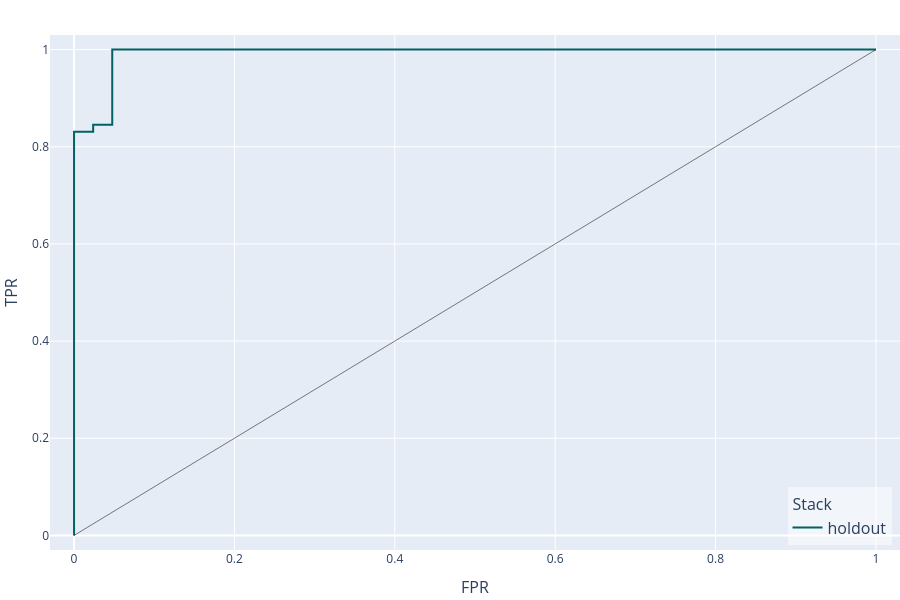

Notebook code cell kept with this figure:
### Code cell
experionml.stack.plot_roc(rows="holdout")

### Figure 1 — Plotly figure (JSON) as saved in the notebook; plotly's stock layout.template omitted (floating-point values rounded to 4 significant figures)
{"data": [{"hovertemplate": "(%{x}, %{y})<extra>Stack - holdout</extra>", "legendgroup": "Stack", "legendgrouptitle": {"font": {"size": 16}, "text": "Stack"}, "line": {"color": "rgb(0, 98, 98)", "dash": "solid", "width": 2}, "marker": {"color": "rgb(0, 98, 98)", "line": {"color": "rgba(255, 255, 255, 0.9)", "width": 1}, "size": 8, "symbol": "circle"}, "mode": "lines", "name": "holdout", "showlegend": true, "type": "scatter", "x": [0.0, 0.0, 0.0, 0.02381, 0.02381, 0.04762, 0.04762, 1.0], "xaxis": "x", "y": [0.0, 0.01408, 0.831, 0.831, 0.8451, 0.8451, 1.0, 1.0], "yaxis": "y"}], "layout": {"font": {"size": 12}, "height": 600, "hoverlabel": {"font": {"size": 16}}, "legend": {"bgcolor": "rgba(255, 255, 255, 0.5)", "font": {"size": 16}, "groupclick": "toggleitem", "traceorder": "grouped", "x": 0.99, "xanchor": "right", "y": 0.01, "yanchor": "bottom"}, "margin": {"b": 50, "l": 50, "pad": 0, "r": 0, "t": 35}, "shapes": [{"line": {"color": "black", "width": 1}, "opacity": 0.5, "type": "line", "x0": 0.0, "x1": 1.0, "xref": "x", "y0": 0.0, "y1": 1.0, "yref": "y"}], "showlegend": true, "title": {"font": {"size": 24}, "pad": {"b": 15, "t": 15}, "x": 0.5, "xanchor": "center", "xref": "paper", "y": 1, "yanchor": "top"}, "width": 900, "xaxis": {"anchor": "y", "automargin": true, "domain": [0.0, 1.0], "range": [-0.03, 1.03], "title": {"font": {"size": 16}, "text": "FPR"}}, "yaxis": {"anchor": "x", "automargin": true, "domain": [0.0, 1.0], "range": [-0.03, 1.03], "title": {"font": {"size": 16}, "text": "TPR"}}}}
